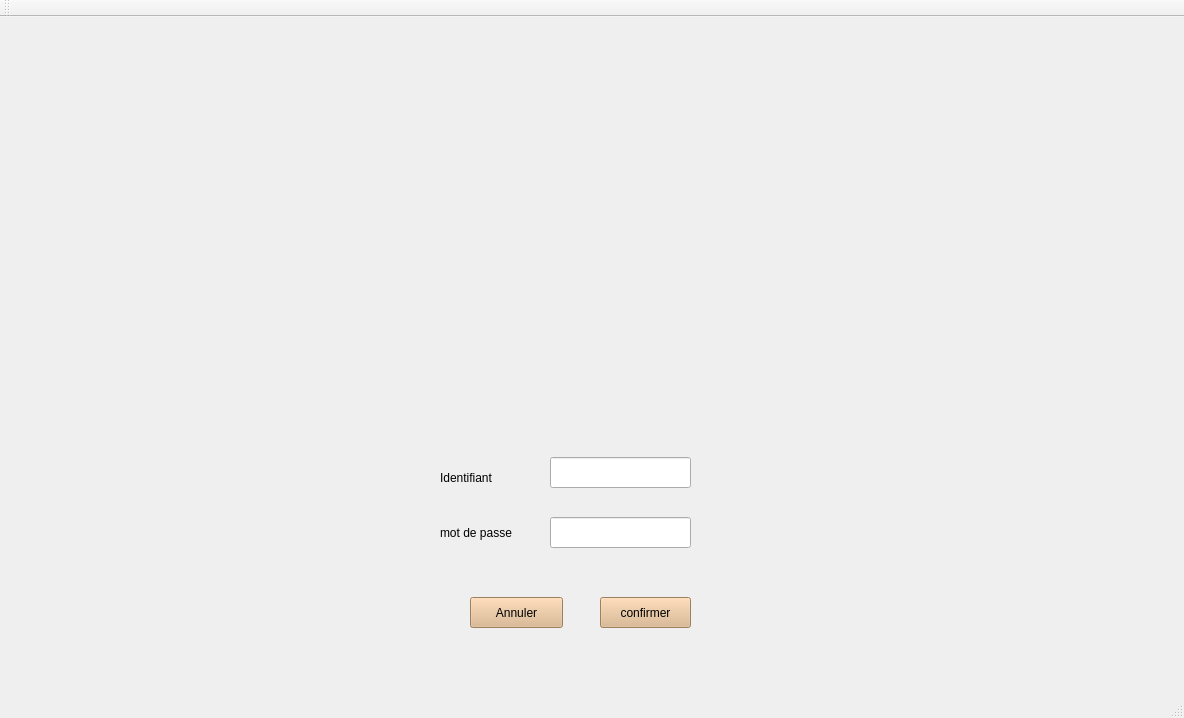
<?xml version="1.0" encoding="UTF-8"?>
<ui version="4.0">
 <class>MainWindow</class>
 <widget class="QMainWindow" name="MainWindow">
  <property name="geometry">
   <rect>
    <x>0</x>
    <y>0</y>
    <width>1184</width>
    <height>718</height>
   </rect>
  </property>
  <property name="windowTitle">
   <string>Gestion des Clients</string>
  </property>
  <widget class="QWidget" name="centralWidget">
   <widget class="QStackedWidget" name="stackedWidget">
    <property name="geometry">
     <rect>
      <x>110</x>
      <y>40</y>
      <width>1001</width>
      <height>671</height>
     </rect>
    </property>
    <property name="currentIndex">
     <number>0</number>
    </property>
    <widget class="QWidget" name="page">
     <widget class="QLabel" name="label_3">
      <property name="geometry">
       <rect>
        <x>330</x>
        <y>400</y>
        <width>91</width>
        <height>41</height>
       </rect>
      </property>
      <property name="styleSheet">
       <string notr="true">color: rgb(0, 0, 0);

font:19pt &quot;Playbill&quot;;
</string>
      </property>
      <property name="text">
       <string>Identifiant</string>
      </property>
     </widget>
     <widget class="QLabel" name="label_4">
      <property name="geometry">
       <rect>
        <x>330</x>
        <y>450</y>
        <width>121</width>
        <height>51</height>
       </rect>
      </property>
      <property name="styleSheet">
       <string notr="true">color: rgb(0, 0, 0);

font:19pt &quot;Playbill&quot;;
</string>
      </property>
      <property name="text">
       <string>mot de passe</string>
      </property>
     </widget>
     <widget class="QPushButton" name="confirmer">
      <property name="geometry">
       <rect>
        <x>490</x>
        <y>540</y>
        <width>91</width>
        <height>31</height>
       </rect>
      </property>
      <property name="styleSheet">
       <string notr="true">color: rgb(0, 0, 0);

font: 15pt &quot;Playbill&quot;;
background-color: rgb(218, 178, 133);</string>
      </property>
      <property name="text">
       <string>confirmer</string>
      </property>
     </widget>
     <widget class="QPushButton" name="pushButton">
      <property name="geometry">
       <rect>
        <x>360</x>
        <y>540</y>
        <width>93</width>
        <height>31</height>
       </rect>
      </property>
      <property name="styleSheet">
       <string notr="true">color: rgb(0, 0, 0);

font: 15pt &quot;Playbill&quot;;
background-color: rgb(218, 178, 133);</string>
      </property>
      <property name="text">
       <string>Annuler</string>
      </property>
     </widget>
     <widget class="QLineEdit" name="id">
      <property name="geometry">
       <rect>
        <x>440</x>
        <y>400</y>
        <width>141</width>
        <height>31</height>
       </rect>
      </property>
     </widget>
     <widget class="QLineEdit" name="passe">
      <property name="geometry">
       <rect>
        <x>440</x>
        <y>460</y>
        <width>141</width>
        <height>31</height>
       </rect>
      </property>
     </widget>
     <widget class="QLabel" name="label_2">
      <property name="geometry">
       <rect>
        <x>0</x>
        <y>40</y>
        <width>1001</width>
        <height>591</height>
       </rect>
      </property>
      <property name="styleSheet">
       <string notr="true">border-image: url(:/new/prefix1/imagge.png);</string>
      </property>
      <property name="text">
       <string/>
      </property>
     </widget>
     <zorder>label_2</zorder>
     <zorder>label_3</zorder>
     <zorder>label_4</zorder>
     <zorder>confirmer</zorder>
     <zorder>pushButton</zorder>
     <zorder>id</zorder>
     <zorder>passe</zorder>
    </widget>
    <widget class="QWidget" name="page_2">
     <widget class="QLabel" name="employes">
      <property name="geometry">
       <rect>
        <x>-140</x>
        <y>-30</y>
        <width>1341</width>
        <height>741</height>
       </rect>
      </property>
      <property name="styleSheet">
       <string notr="true">image: url(:/new/prefix1/imggg.png);</string>
      </property>
      <property name="text">
       <string/>
      </property>
     </widget>
     <widget class="QPushButton" name="EMPLOYES_2">
      <property name="geometry">
       <rect>
        <x>0</x>
        <y>280</y>
        <width>211</width>
        <height>41</height>
       </rect>
      </property>
      <property name="styleSheet">
       <string notr="true">color: rgb(0, 0, 0);

font: 18pt &quot;Playbill&quot;;
background-color: rgb(218, 178, 133);</string>
      </property>
      <property name="text">
       <string>Employes</string>
      </property>
     </widget>
     <widget class="QPushButton" name="COMMANDES_2">
      <property name="geometry">
       <rect>
        <x>0</x>
        <y>350</y>
        <width>211</width>
        <height>41</height>
       </rect>
      </property>
      <property name="styleSheet">
       <string notr="true">color: rgb(0, 0, 0);

font: 18pt &quot;Playbill&quot;;
background-color: rgb(218, 178, 133);</string>
      </property>
      <property name="text">
       <string>Cmmandes</string>
      </property>
     </widget>
     <widget class="QPushButton" name="ALIMENTATION_2">
      <property name="geometry">
       <rect>
        <x>0</x>
        <y>420</y>
        <width>211</width>
        <height>41</height>
       </rect>
      </property>
      <property name="styleSheet">
       <string notr="true">color: rgb(0, 0, 0);

font: 18pt &quot;Playbill&quot;;
background-color: rgb(218, 178, 133);</string>
      </property>
      <property name="text">
       <string>Alimentation</string>
      </property>
     </widget>
     <widget class="QPushButton" name="ANIMAUX_2">
      <property name="geometry">
       <rect>
        <x>0</x>
        <y>490</y>
        <width>211</width>
        <height>41</height>
       </rect>
      </property>
      <property name="styleSheet">
       <string notr="true">color: rgb(0, 0, 0);

font: 18pt &quot;Playbill&quot;;
background-color: rgb(218, 178, 133);</string>
      </property>
      <property name="text">
       <string>Animaux</string>
      </property>
     </widget>
     <widget class="QPushButton" name="EQUIPEMENTS_2">
      <property name="geometry">
       <rect>
        <x>0</x>
        <y>550</y>
        <width>211</width>
        <height>41</height>
       </rect>
      </property>
      <property name="styleSheet">
       <string notr="true">color: rgb(0, 0, 0);

font: 18pt &quot;Playbill&quot;;
background-color: rgb(218, 178, 133);</string>
      </property>
      <property name="text">
       <string>Equipements</string>
      </property>
     </widget>
     <widget class="QTabWidget" name="crud">
      <property name="geometry">
       <rect>
        <x>220</x>
        <y>100</y>
        <width>781</width>
        <height>541</height>
       </rect>
      </property>
      <property name="toolTip">
       <string>kj l </string>
      </property>
      <property name="tabShape">
       <enum>QTabWidget::Rounded</enum>
      </property>
      <property name="currentIndex">
       <number>0</number>
      </property>
      <property name="iconSize">
       <size>
        <width>45</width>
        <height>45</height>
       </size>
      </property>
      <property name="elideMode">
       <enum>Qt::ElideMiddle</enum>
      </property>
      <property name="usesScrollButtons">
       <bool>true</bool>
      </property>
      <property name="documentMode">
       <bool>false</bool>
      </property>
      <widget class="QWidget" name="liste">
       <attribute name="title">
        <string>Liste</string>
       </attribute>
       <widget class="QLabel" name="label">
        <property name="geometry">
         <rect>
          <x>340</x>
          <y>0</y>
          <width>161</width>
          <height>51</height>
         </rect>
        </property>
        <property name="styleSheet">
         <string notr="true">color: rgb(0, 0, 0);

font: 24pt &quot;Playbill&quot;;
</string>
        </property>
        <property name="text">
         <string>Employes</string>
        </property>
       </widget>
       <widget class="QLabel" name="back1_4">
        <property name="geometry">
         <rect>
          <x>-280</x>
          <y>-340</y>
          <width>1381</width>
          <height>1171</height>
         </rect>
        </property>
        <property name="styleSheet">
         <string notr="true">image: url(:/new/prefix1/imgeee.png);</string>
        </property>
        <property name="text">
         <string/>
        </property>
       </widget>
       <widget class="QLineEdit" name="CHERCHER">
        <property name="geometry">
         <rect>
          <x>10</x>
          <y>310</y>
          <width>211</width>
          <height>51</height>
         </rect>
        </property>
       </widget>
       <widget class="QPushButton" name="chercher">
        <property name="geometry">
         <rect>
          <x>240</x>
          <y>330</y>
          <width>101</width>
          <height>31</height>
         </rect>
        </property>
        <property name="styleSheet">
         <string notr="true">color: rgb(0, 0, 0);

font: 15pt &quot;Playbill&quot;;
background-color: rgb(218, 178, 133);</string>
        </property>
        <property name="text">
         <string>Chercher</string>
        </property>
       </widget>
       <widget class="QLabel" name="CHER">
        <property name="geometry">
         <rect>
          <x>150</x>
          <y>320</y>
          <width>71</width>
          <height>31</height>
         </rect>
        </property>
        <property name="styleSheet">
         <string notr="true">image: url(:/new/prefix2/img.png);</string>
        </property>
        <property name="text">
         <string/>
        </property>
       </widget>
       <widget class="QTableView" name="aff3">
        <property name="geometry">
         <rect>
          <x>10</x>
          <y>380</y>
          <width>731</width>
          <height>91</height>
         </rect>
        </property>
        <property name="styleSheet">
         <string notr="true"/>
        </property>
       </widget>
       <widget class="QTableView" name="aff">
        <property name="geometry">
         <rect>
          <x>10</x>
          <y>60</y>
          <width>731</width>
          <height>211</height>
         </rect>
        </property>
       </widget>
       <widget class="QPushButton" name="TRIER">
        <property name="geometry">
         <rect>
          <x>640</x>
          <y>290</y>
          <width>101</width>
          <height>31</height>
         </rect>
        </property>
        <property name="styleSheet">
         <string notr="true">color: rgb(0, 0, 0);

font: 15pt &quot;Playbill&quot;;
background-color: rgb(218, 178, 133);</string>
        </property>
        <property name="text">
         <string>Trier</string>
        </property>
       </widget>
       <widget class="QPushButton" name="verifier">
        <property name="geometry">
         <rect>
          <x>520</x>
          <y>290</y>
          <width>91</width>
          <height>31</height>
         </rect>
        </property>
        <property name="styleSheet">
         <string notr="true">color: rgb(0, 0, 0);

font: 15pt &quot;Playbill&quot;;
background-color: rgb(218, 178, 133);
</string>
        </property>
        <property name="text">
         <string>Salaire</string>
        </property>
       </widget>
       <widget class="QPushButton" name="pb_pdf">
        <property name="geometry">
         <rect>
          <x>670</x>
          <y>20</y>
          <width>91</width>
          <height>31</height>
         </rect>
        </property>
        <property name="styleSheet">
         <string notr="true">color: rgb(0, 0, 0);

font: 15pt &quot;Playbill&quot;;
background-color: rgb(218, 178, 133);
</string>
        </property>
        <property name="text">
         <string>PDF</string>
        </property>
       </widget>
       <zorder>back1_4</zorder>
       <zorder>label</zorder>
       <zorder>CHERCHER</zorder>
       <zorder>chercher</zorder>
       <zorder>CHER</zorder>
       <zorder>aff3</zorder>
       <zorder>aff</zorder>
       <zorder>TRIER</zorder>
       <zorder>verifier</zorder>
       <zorder>pb_pdf</zorder>
      </widget>
      <widget class="QWidget" name="ajouter">
       <attribute name="title">
        <string>Ajouter</string>
       </attribute>
       <widget class="QLabel" name="ajt_emp">
        <property name="geometry">
         <rect>
          <x>270</x>
          <y>10</y>
          <width>211</width>
          <height>61</height>
         </rect>
        </property>
        <property name="styleSheet">
         <string notr="true">color: rgb(0, 0, 0);

font: 23pt &quot;Playbill&quot;;

</string>
        </property>
        <property name="text">
         <string>Nouvel Employe</string>
        </property>
       </widget>
       <widget class="QLabel" name="ID">
        <property name="geometry">
         <rect>
          <x>20</x>
          <y>120</y>
          <width>101</width>
          <height>31</height>
         </rect>
        </property>
        <property name="styleSheet">
         <string notr="true">color: rgb(0, 0, 0);

font: 19pt &quot;Playbill&quot;;
</string>
        </property>
        <property name="text">
         <string>ID</string>
        </property>
       </widget>
       <widget class="QLineEdit" name="PRENOM1">
        <property name="geometry">
         <rect>
          <x>140</x>
          <y>240</y>
          <width>191</width>
          <height>31</height>
         </rect>
        </property>
       </widget>
       <widget class="QLineEdit" name="TEL1">
        <property name="geometry">
         <rect>
          <x>500</x>
          <y>240</y>
          <width>191</width>
          <height>31</height>
         </rect>
        </property>
       </widget>
       <widget class="QLineEdit" name="AGE">
        <property name="geometry">
         <rect>
          <x>500</x>
          <y>180</y>
          <width>191</width>
          <height>31</height>
         </rect>
        </property>
       </widget>
       <widget class="QLabel" name="etat">
        <property name="geometry">
         <rect>
          <x>410</x>
          <y>300</y>
          <width>81</width>
          <height>31</height>
         </rect>
        </property>
        <property name="styleSheet">
         <string notr="true">color: rgb(0, 0, 0);

font: 21pt &quot;Playbill&quot;;

</string>
        </property>
        <property name="text">
         <string>Etat</string>
        </property>
       </widget>
       <widget class="QLineEdit" name="ETAT1">
        <property name="geometry">
         <rect>
          <x>500</x>
          <y>300</y>
          <width>191</width>
          <height>31</height>
         </rect>
        </property>
       </widget>
       <widget class="QLabel" name="email">
        <property name="geometry">
         <rect>
          <x>70</x>
          <y>300</y>
          <width>71</width>
          <height>31</height>
         </rect>
        </property>
        <property name="styleSheet">
         <string notr="true">color: rgb(0, 0, 0);

font: 19pt &quot;Playbill&quot;;
</string>
        </property>
        <property name="text">
         <string>Email</string>
        </property>
       </widget>
       <widget class="QLabel" name="prenom">
        <property name="geometry">
         <rect>
          <x>70</x>
          <y>230</y>
          <width>71</width>
          <height>41</height>
         </rect>
        </property>
        <property name="styleSheet">
         <string notr="true">color: rgb(0, 0, 0);

font: 19pt &quot;Playbill&quot;;
</string>
        </property>
        <property name="text">
         <string>Prenom</string>
        </property>
       </widget>
       <widget class="QPushButton" name="AJOUTER1">
        <property name="geometry">
         <rect>
          <x>500</x>
          <y>440</y>
          <width>101</width>
          <height>31</height>
         </rect>
        </property>
        <property name="styleSheet">
         <string notr="true">color: rgb(0, 0, 0);

font: 15pt &quot;Playbill&quot;;
background-color: rgb(218, 178, 133);</string>
        </property>
        <property name="text">
         <string>Ajouter</string>
        </property>
       </widget>
       <widget class="QLabel" name="tel">
        <property name="geometry">
         <rect>
          <x>410</x>
          <y>230</y>
          <width>111</width>
          <height>41</height>
         </rect>
        </property>
        <property name="styleSheet">
         <string notr="true">color: rgb(0, 0, 0);

font: 19pt &quot;Playbill&quot;;
</string>
        </property>
        <property name="text">
         <string>Telephone</string>
        </property>
       </widget>
       <widget class="QLineEdit" name="EMAIL1">
        <property name="geometry">
         <rect>
          <x>140</x>
          <y>300</y>
          <width>191</width>
          <height>31</height>
         </rect>
        </property>
       </widget>
       <widget class="QLabel" name="age">
        <property name="geometry">
         <rect>
          <x>410</x>
          <y>170</y>
          <width>91</width>
          <height>51</height>
         </rect>
        </property>
        <property name="styleSheet">
         <string notr="true">color: rgb(0, 0, 0);

font: 19pt &quot;Playbill&quot;;
</string>
        </property>
        <property name="text">
         <string>Age</string>
        </property>
       </widget>
       <widget class="QLabel" name="Nom">
        <property name="geometry">
         <rect>
          <x>70</x>
          <y>180</y>
          <width>81</width>
          <height>31</height>
         </rect>
        </property>
        <property name="styleSheet">
         <string notr="true">color: rgb(0, 0, 0);

font:19pt &quot;Playbill&quot;;
</string>
        </property>
        <property name="text">
         <string>Nom</string>
        </property>
       </widget>
       <widget class="QLineEdit" name="NOM1">
        <property name="geometry">
         <rect>
          <x>140</x>
          <y>180</y>
          <width>191</width>
          <height>31</height>
         </rect>
        </property>
       </widget>
       <widget class="QLineEdit" name="ID1">
        <property name="geometry">
         <rect>
          <x>60</x>
          <y>120</y>
          <width>191</width>
          <height>31</height>
         </rect>
        </property>
        <property name="maxLength">
         <number>6</number>
        </property>
       </widget>
       <widget class="QLabel" name="back1_2">
        <property name="geometry">
         <rect>
          <x>-290</x>
          <y>-340</y>
          <width>1381</width>
          <height>1171</height>
         </rect>
        </property>
        <property name="styleSheet">
         <string notr="true">image: url(:/new/prefix1/imgeee.png);</string>
        </property>
        <property name="text">
         <string/>
        </property>
       </widget>
       <widget class="QPushButton" name="miseajour">
        <property name="geometry">
         <rect>
          <x>210</x>
          <y>440</y>
          <width>91</width>
          <height>31</height>
         </rect>
        </property>
        <property name="styleSheet">
         <string notr="true">color: rgb(0, 0, 0);

font: 15pt &quot;Playbill&quot;;
background-color: rgb(218, 178, 133);</string>
        </property>
        <property name="text">
         <string>Mettre à jour</string>
        </property>
       </widget>
       <widget class="QPushButton" name="SUPPRIMER1">
        <property name="geometry">
         <rect>
          <x>260</x>
          <y>120</y>
          <width>101</width>
          <height>31</height>
         </rect>
        </property>
        <property name="styleSheet">
         <string notr="true">color: rgb(0, 0, 0);

font: 15pt &quot;Playbill&quot;;
background-color: rgb(218, 178, 133);</string>
        </property>
        <property name="text">
         <string>Supprimer</string>
        </property>
       </widget>
       <widget class="QLineEdit" name="NB_ANS1">
        <property name="geometry">
         <rect>
          <x>140</x>
          <y>360</y>
          <width>191</width>
          <height>31</height>
         </rect>
        </property>
       </widget>
       <widget class="QLineEdit" name="SAL1">
        <property name="geometry">
         <rect>
          <x>500</x>
          <y>360</y>
          <width>191</width>
          <height>31</height>
         </rect>
        </property>
       </widget>
       <widget class="QLabel" name="email_2">
        <property name="geometry">
         <rect>
          <x>20</x>
          <y>360</y>
          <width>131</width>
          <height>31</height>
         </rect>
        </property>
        <property name="styleSheet">
         <string notr="true">color: rgb(0, 0, 0);

font: 19pt &quot;Playbill&quot;;
</string>
        </property>
        <property name="text">
         <string>Ans du travail</string>
        </property>
       </widget>
       <widget class="QLabel" name="email_3">
        <property name="geometry">
         <rect>
          <x>410</x>
          <y>360</y>
          <width>71</width>
          <height>31</height>
         </rect>
        </property>
        <property name="styleSheet">
         <string notr="true">color: rgb(0, 0, 0);

font: 19pt &quot;Playbill&quot;;
</string>
        </property>
        <property name="text">
         <string>Salaire</string>
        </property>
       </widget>
       <widget class="QLabel" name="age_2">
        <property name="geometry">
         <rect>
          <x>380</x>
          <y>110</y>
          <width>141</width>
          <height>51</height>
         </rect>
        </property>
        <property name="styleSheet">
         <string notr="true">color: rgb(0, 0, 0);

font: 19pt &quot;Playbill&quot;;
</string>
        </property>
        <property name="text">
         <string>Mot de passe </string>
        </property>
       </widget>
       <widget class="QLineEdit" name="PASSE1">
        <property name="geometry">
         <rect>
          <x>500</x>
          <y>120</y>
          <width>191</width>
          <height>31</height>
         </rect>
        </property>
       </widget>
       <zorder>back1_2</zorder>
       <zorder>ajt_emp</zorder>
       <zorder>TEL1</zorder>
       <zorder>AGE</zorder>
       <zorder>etat</zorder>
       <zorder>ETAT1</zorder>
       <zorder>AJOUTER1</zorder>
       <zorder>tel</zorder>
       <zorder>age</zorder>
       <zorder>ID</zorder>
       <zorder>ID1</zorder>
       <zorder>NOM1</zorder>
       <zorder>Nom</zorder>
       <zorder>prenom</zorder>
       <zorder>email</zorder>
       <zorder>EMAIL1</zorder>
       <zorder>PRENOM1</zorder>
       <zorder>miseajour</zorder>
       <zorder>SUPPRIMER1</zorder>
       <zorder>NB_ANS1</zorder>
       <zorder>SAL1</zorder>
       <zorder>email_2</zorder>
       <zorder>email_3</zorder>
       <zorder>age_2</zorder>
       <zorder>PASSE1</zorder>
      </widget>
      <widget class="QWidget" name="STATISTIQUE">
       <attribute name="title">
        <string>Statistiques</string>
       </attribute>
       <widget class="QLabel" name="back1">
        <property name="geometry">
         <rect>
          <x>-330</x>
          <y>-340</y>
          <width>1381</width>
          <height>1171</height>
         </rect>
        </property>
        <property name="styleSheet">
         <string notr="true">image: url(:/new/prefix1/imgeee.png);</string>
        </property>
        <property name="text">
         <string/>
        </property>
       </widget>
      </widget>
      <widget class="QWidget" name="PLANNING">
       <attribute name="title">
        <string>Planning</string>
       </attribute>
       <widget class="QLabel" name="back1_3">
        <property name="geometry">
         <rect>
          <x>-720</x>
          <y>-570</y>
          <width>2271</width>
          <height>1601</height>
         </rect>
        </property>
        <property name="styleSheet">
         <string notr="true">image: url(:/new/prefix1/imgeee.png);</string>
        </property>
        <property name="text">
         <string/>
        </property>
       </widget>
       <widget class="QCalendarWidget" name="calendarWidget">
        <property name="geometry">
         <rect>
          <x>390</x>
          <y>0</y>
          <width>381</width>
          <height>241</height>
         </rect>
        </property>
       </widget>
       <widget class="QListWidget" name="ListWidget">
        <property name="geometry">
         <rect>
          <x>20</x>
          <y>10</y>
          <width>361</width>
          <height>481</height>
         </rect>
        </property>
       </widget>
      </widget>
      <widget class="QWidget" name="DISP">
       <attribute name="title">
        <string>Disponibilité</string>
       </attribute>
       <widget class="QLabel" name="back1_5">
        <property name="geometry">
         <rect>
          <x>-700</x>
          <y>-520</y>
          <width>2191</width>
          <height>1501</height>
         </rect>
        </property>
        <property name="styleSheet">
         <string notr="true">image: url(:/new/prefix1/imgeee.png);</string>
        </property>
        <property name="text">
         <string/>
        </property>
       </widget>
       <widget class="QPushButton" name="DIS">
        <property name="geometry">
         <rect>
          <x>680</x>
          <y>460</y>
          <width>93</width>
          <height>28</height>
         </rect>
        </property>
        <property name="text">
         <string>Disponiblité</string>
        </property>
       </widget>
       <widget class="QGroupBox" name="view">
        <property name="geometry">
         <rect>
          <x>20</x>
          <y>10</y>
          <width>711</width>
          <height>441</height>
         </rect>
        </property>
        <property name="title">
         <string>GroupBox</string>
        </property>
       </widget>
      </widget>
     </widget>
    </widget>
   </widget>
  </widget>
  <widget class="QToolBar" name="mainToolBar">
   <attribute name="toolBarArea">
    <enum>TopToolBarArea</enum>
   </attribute>
   <attribute name="toolBarBreak">
    <bool>false</bool>
   </attribute>
  </widget>
  <widget class="QStatusBar" name="statusBar"/>
 </widget>
 <layoutdefault spacing="6" margin="11"/>
 <resources/>
 <connections/>
</ui>
